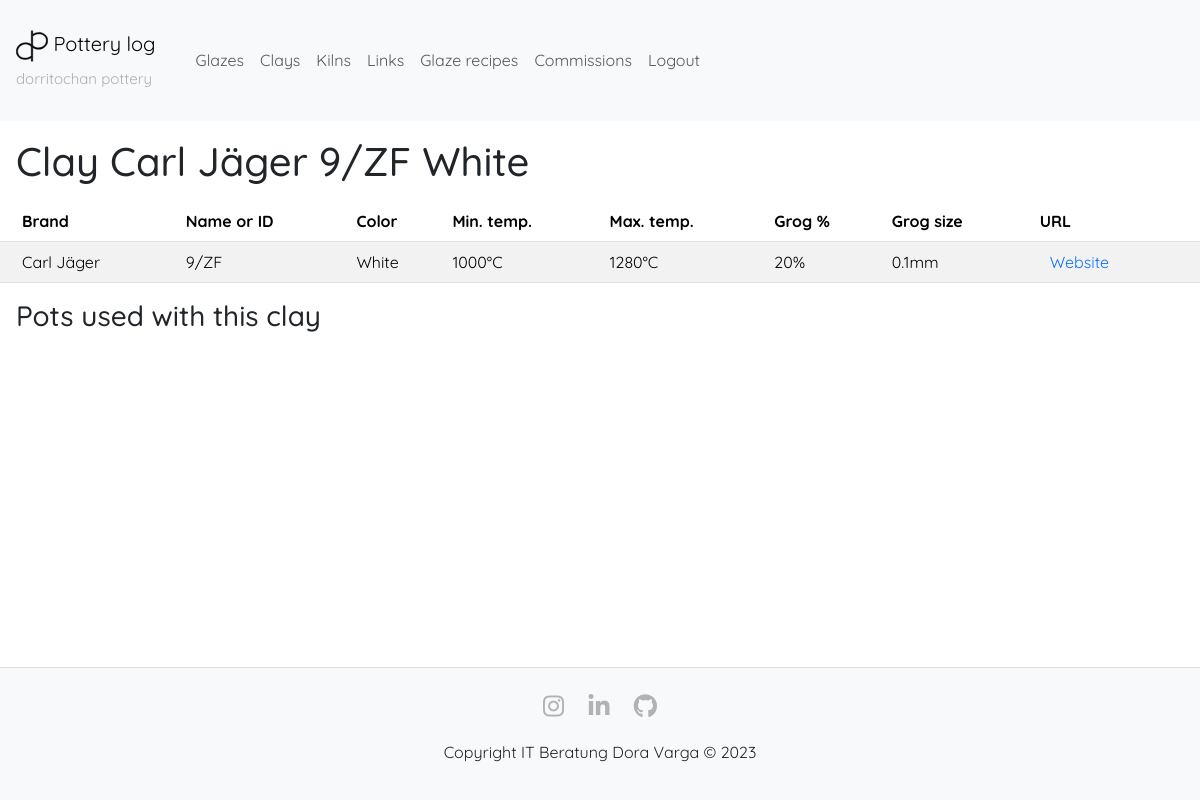
The page /showclay/3 (signed in) on the database its author committed.
### app/models.py (models this page shows, shortened)
class Clay(db.Model):
    __tablename__ = 'clay'
    id = db.Column(db.Integer, primary_key=True)
    brand = db.Column(db.String(140), index=True)
    name_id = db.Column(db.String(140), index=True)
    color = db.Column(db.String(140))
    temp_min = db.Column(db.Integer) # in °C
    temp_max = db.Column(db.Integer) # in °C
    grog_percent = db.Column(db.Integer) # in %
    grog_size_max = db.Column(db.Float) # in mm
    url = db.Column(db.String)
    pots = db.relationship('Pot', backref='made_with_clay', lazy='dynamic')
    def get_clay_name(self):
        brand = self.brand or ''
        name_id = self.name_id or ''
        color = self.color or ''
        return '{} {} {}'.format(brand, name_id, color)

### app/controller.py (the view)
@app.route('/showclay/<int:clay_id>')
@login_required
def show_clay(clay_id):
    clay = Clay.query.get_or_404(clay_id)
    return render_template('showclay.html', title='Clay {}'.format(clay.get_clay_name()), clay=clay)

### app/models.py (called while the page is built)
@login.user_loader
def load_user(id):
    return User.query.get(int(id))

### app/templates/showclay.html (shortened to what this page needs)
{% extends 'layout.html' %}
{% block main %}
<h1 class="m-3">Clay {{ clay.get_clay_name() }}</h1>
<table class="table table-striped">
    <thead>
        <tr>
            <th>Brand</th>
            <th>Name or ID</th>
            <th>Color</th>
            <th>Min. temp.</th>
            <th>Max. temp.</th>
            <th>Grog %</th>
            <th>Grog size</th>
            <th style="padding: 8px 13px;">URL</th>
        </tr>
    </thead>
    <body>
        <tr>
            <td class="vertical-center">{{ clay.brand or '' }}</td>
            <td class="vertical-center">{{ clay.name_id or '' }}</td>
            <td class="vertical-center">{{ clay.color or '' }}</td>
            <td class="vertical-center">{{ clay.temp_min ~ '°C' if clay.temp_min else '' }}</td>
            <td class="vertical-center">{{ clay.temp_max ~ '°C' if clay.temp_max else '' }}</td>
            <td class="vertical-center">{{ clay.grog_percent ~ '%' if clay.grog_percent else '' }}</td>
            <td class="vertical-center">{{ clay.grog_size_max ~ 'mm' if clay.grog_size_max else '' }}</td>
            <td class="vertical-center">
                {% if clay.url %}
                    <a class="hover-border-link" href="{{ clay.url }}" target="_blank">
                        Website
                    </a>
                {% endif %}
            </td>
        </tr>
    </body>
</table>
<h3 class="m-3">Pots used with this clay</h3>
{% endblock %}

### app/static/css/styles.css (style rules this page uses)
body { margin: 0; font-family: 'Quicksand', sans-serif; display: flex; flex-direction: column; min-height: 100vh; }
a.hover-border-link { color: #0d6efd; text-decoration: none; padding: 8px 13px; border: 2px solid transparent; transition: all 0.1s; }
.vertical-center { vertical-align: middle; }
.table.table-striped td:nth-child(1), .table.table-striped th:nth-child(1) { padding-left: 22px; }

### rows shown on the page
Clay: get_clay_name "Carl Jäger 9/ZF White", brand "Carl Jäger", name "9/ZF", color "White", temp_min "1000°C", temp_max "1280°C", grog_percent "20%", grog_size_max "0.1mm"
